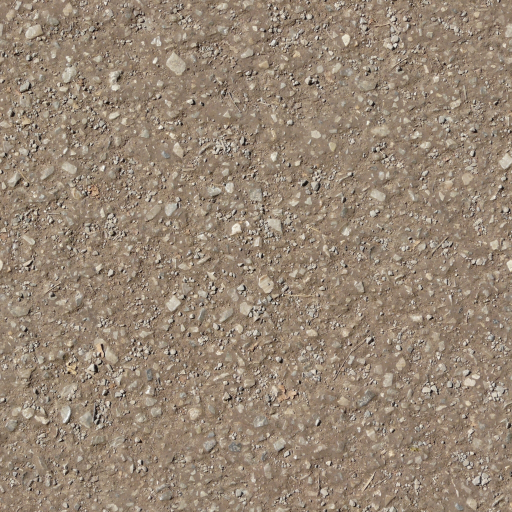
#> input picture norway_ws/src/trimaran_description/models/mangalia/meshes/ground_stone_ground_0029_02_tiled_s.jpg, 1024 x 1024 px, given in place of x-raw, format=(string)BGR ! appsink, which was not available (shown at 1/2 size)
$ python overlap_test.py
#> lines starting #> are read from the running program, lines starting #| are printed output that depends on the picture; after the words box and inside, x2 and y2 are one past the last pixel; in counts of white or black regions, pixels touching at a corner belong together; pictures that were not available may be replaced by others from this repository, and a replacement may not be noted
### norway_ws/src/ball_detection_pck/src/scripts/utils2.py
import cv2
import numpy as np
from scipy import ndimage
import math

# [109 lines left out: functions masking, bounding_box, intersect, is_center, last_turn, closest, not called in this run]


def gstreamer_pipeline(
    sensor_id=0,
    capture_width=480,
    capture_height=360,
    display_width=480,
    display_height=360,
    framerate=30,
    flip_method=0,
):

    """
    >>cv2.VideoCapture(gstreamer_pipeline())
    """
    return (
        "nvarguscamerasrc sensor-id=%d !"
        "video/x-raw(memory:NVMM), width=(int)%d, height=(int)%d, framerate=(fraction)%d/1 ! "
        "nvvidconv flip-method=%d ! "
        "video/x-raw, width=(int)%d, height=(int)%d, format=(string)BGRx ! "
        "videoconvert ! "
        "video/x-raw, format=(string)BGR ! appsink"
        % (
            sensor_id,
            capture_width,
            capture_height,
            framerate,
            flip_method,
            display_width,
            display_height,
        )
    )

# [81 lines left out: functions between_buoys, camCombine, camera2lidar, not called in this run]

### norway_ws/src/ball_detection_pck/src/scripts/overlap_test.py
import cv2
import numpy as np
from utils2 import gstreamer_pipeline


def camCombine(frameL,frameR,overlap):

    if frameL.shape[0] == frameR.shape[0] and frameL.shape[1] == frameR.shape[1]:
        h = frameL.shape[0]
        w = frameR.shape[1]
        frameL = frameL[:h, : w - overlap]
        frameR = frameR[:h, overlap :]

        combined_frame = np.hstack((frameL, frameR))


        return combined_frame

    else:
        return None


frame1 = cv2.VideoCapture(gstreamer_pipeline(0))
frame2 = cv2.VideoCapture(gstreamer_pipeline(1))

ret1, frameL = frame1.read()
#> frameL is the input picture: shape (1024, 1024, 3); mean B, G, R 116.2, 133.8, 150.8
ret2, frameR = frame2.read()

width = frameL.shape[1]
#> width = 1024
heigth = frameL.shape[0]
#> heigth = 1024
print((width,heigth))
#| (1024, 1024)


def empty(img):
    pass

cv2.namedWindow("TrackBar")
cv2.resizeWindow("TrackBar", heigth+30, width*2, )
cv2.createTrackbar("overlap", "TrackBar", 0, width*2, empty)
#> slider 'overlap' is set to 100


while True:

    ret1, frameL = frame1.read()
    ret2, frameR = frame2.read()

    overlap = cv2.getTrackbarPos("overlap", "TrackBar")


    combined = camCombine(frameL, frameR,overlap)
#> in camCombine, `frameL = frameL[:h, : w - overlap]`:
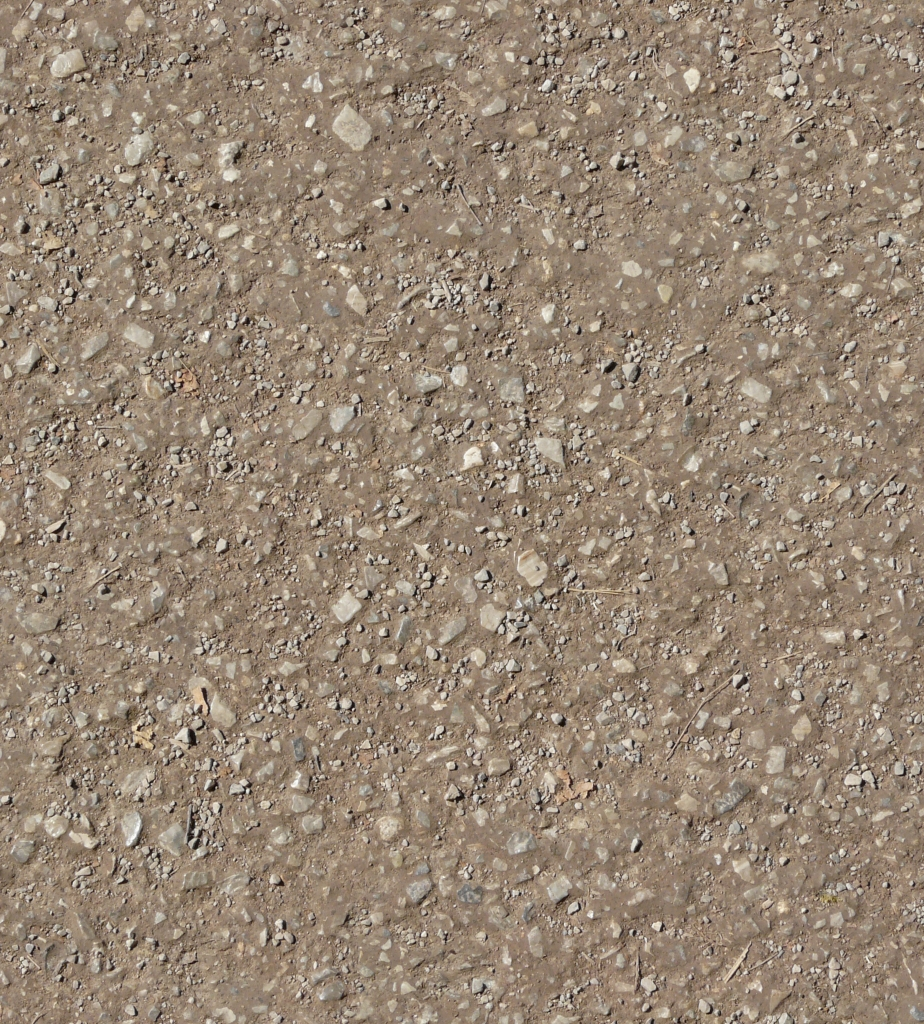
#> frameL: shape (1024, 924, 3); mean of channels 0, 1, 2 116.1, 133.8, 150.7; drawn as B, G, R
#> in camCombine, `frameR = frameR[:h, overlap :]`:
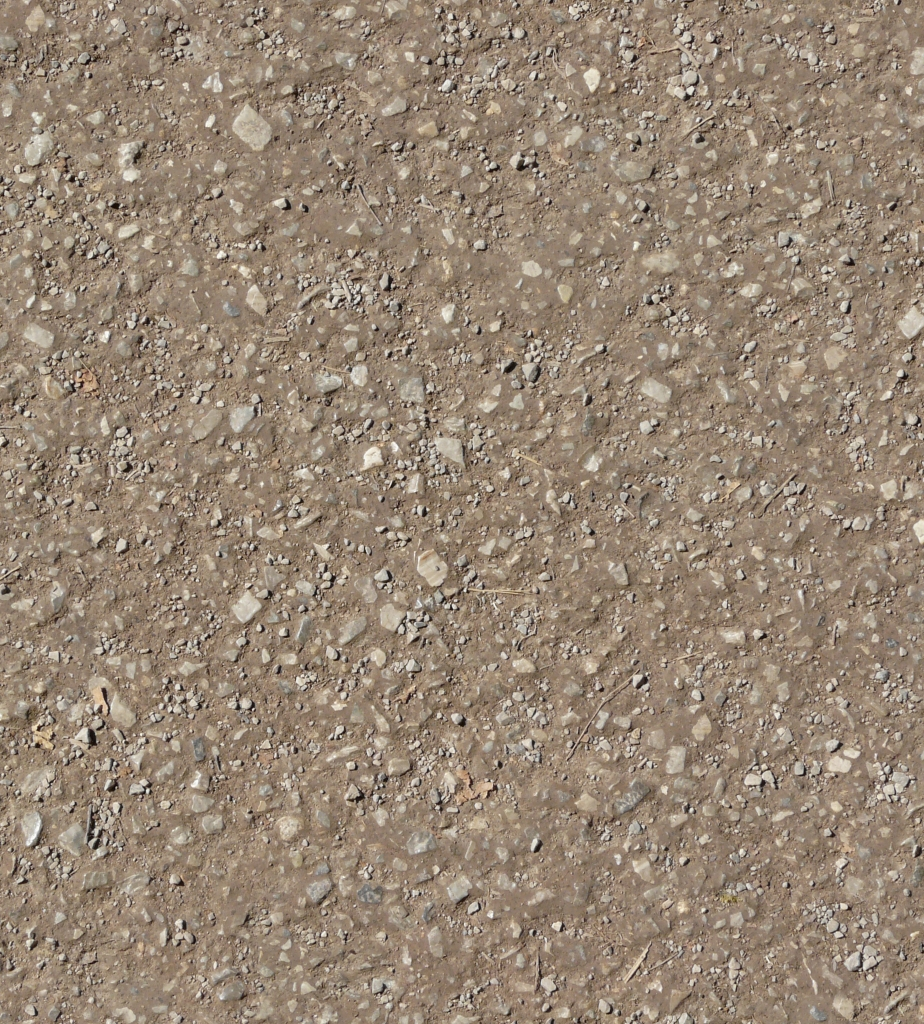
#> frameR: shape (1024, 924, 3); mean of channels 0, 1, 2 116.2, 133.8, 150.8; drawn as B, G, R
#> in camCombine, `combined_frame = np.hstack((frameL, frameR))`:
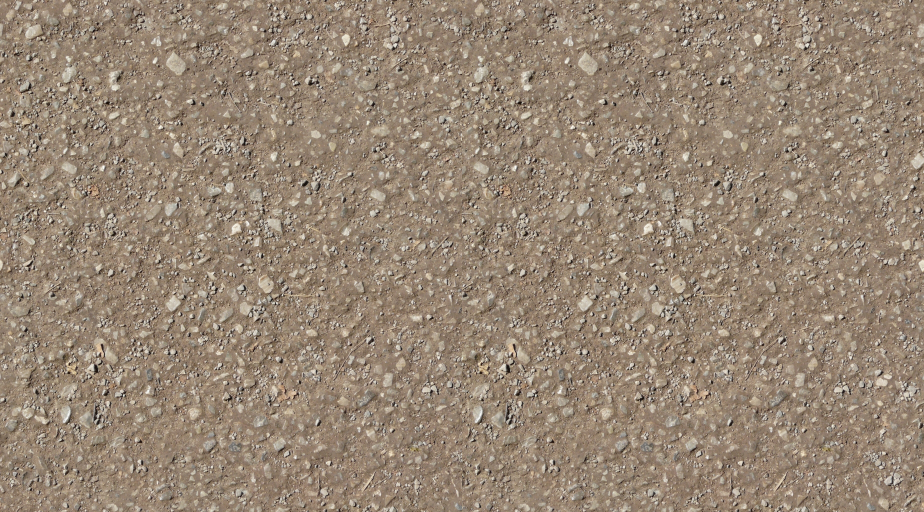
#> combined_frame: shape (1024, 1848, 3) (shown at 1/2 size); mean of channels 0, 1, 2 116.1, 133.8, 150.8; drawn as B, G, R

    cv2.putText(combined, "left cam", (int(0), 25), cv2.FONT_HERSHEY_SIMPLEX, 0.7, (0, 255, 255), 1, cv2.LINE_AA)
#> combined: shape (1024, 1848, 3); 0.03% of pixels changed, all inside (x1, y1, x2, y2) = (2, 9, 92, 27)
    cv2.putText(combined, "right cam" , (int(width-10), 25), cv2.FONT_HERSHEY_SIMPLEX, 0.7, (0, 255, 255), 1, cv2.LINE_AA)
#> combined: shape (1024, 1848, 3); mean of channels 0, 1, 2 116.1, 133.8, 150.8


    cv2.imshow("TrackBar", combined)
    cv2.getTrackbarPos("TrackBar", "Frame")
    k = cv2.waitKey(1)
#> (key q is pressed here)

    if k == ord('q'):
        break

    if k == ord('s'):
        print("overlap: " + str(overlap))


#> (the run stopped early here; a loop or call above may not have finished)
